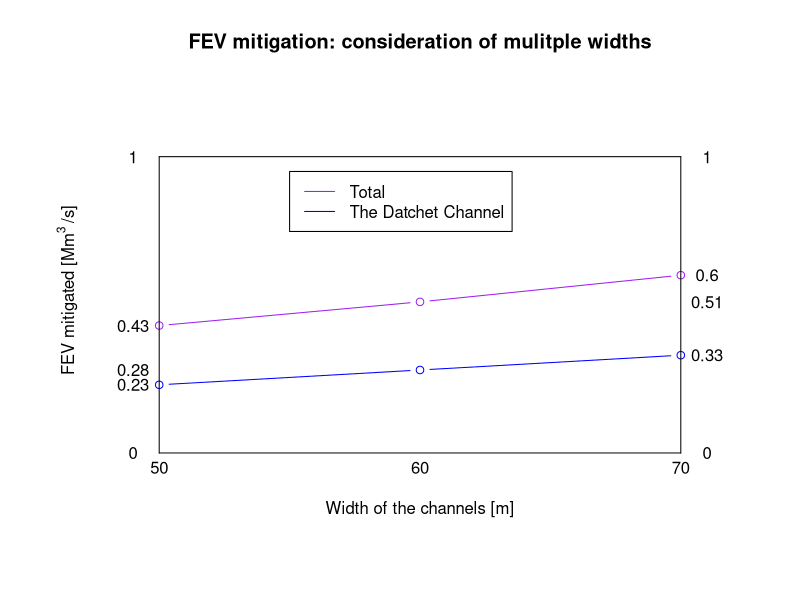

Write the R code that produced this figure.
# Notified of cbind function by [1, pp.50-54].
sev=cbind(0.43, 0.51, 0.60)
nin=cbind(0.23, 0.28, 0.33)
wid=cbind(0, 1/2, 1)

plot(0, 0, axes=F, xlim=cbind(-0.1,1.1), ylim=cbind(-0.1,1.2), type="l", xlab="", ylab="", main="FEV mitigation: consideration of mulitple widths") 
# creating an empty graph [2, p.104-5][3]

lines(x=wid, y=sev, type="b", lty=1, lwd=1, col="purple") # [2, p.104-5]
lines(x=wid, y=nin, type="b", lty=1, lwd=1, col="blue")

segments(0, 0, 0, 1, lty=1)
# Notified of segments function by fellow project member [4]. 
# Looked at RStudio help section for structure.
segments(0, 0, 1, 0, lty=1)
segments(1, 0, 1, 1, lty=1)
segments(1, 1, 0, 1, lty=1)

# help with setting up legend:[5]
# http://www.sthda.com/english/wiki/add-legends-to-plots-in-r-software-the-easiest-way
legend(0.25 , 0.95, cbind("Total","The Datchet Channel"), col=cbind("purple","blue"), lty=cbind(1,1), lwd=cbind(1,1))

# Adding axis labels; notified of text function by [2, p.105]. 
# Looked at RStudio help section
text(cbind(0,1/2,1), 
     cbind(-0.05,-0.05,-0.05), 
     cbind(50, 60, 70))

text(cbind(-0.05,-0.05,-0.05,-0.05,-0.05),
     cbind(0,0.23,0.28,0.43,1), 
     cbind(0,0.23,0.28,0.43,1))

text(cbind(1.05,1.05,1.05,1.05,1.05),
     cbind(0,0.33,0.51,0.60,1), 
     cbind(0,0.33,0.51,0.60,1))

mtext("Width of the channels [m]", 1)
# Notified of mtext function by [2, p.105].
mtext(expression("FEV mitigated [Mm"^"3"~"/s]"), 2)
# Found expression function via [6]
# expression used for subscript, superscript, and etc; 
# how to correctly insert non-ASCII characters given by: [7].